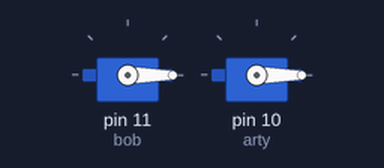
A sketch run on a simulated Arduino Uno, built with avr-gcc and run on an emulated ATmega328P. On the bench: 2 × servo.

Above: at 0.05 s.
At 2.0 s:
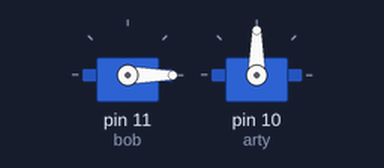
At 3.0 s:
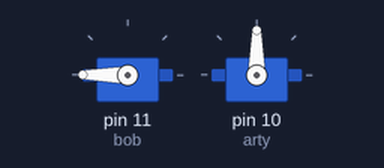
At 4.0 s:
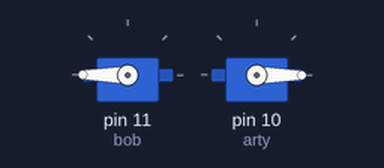
Timing chart, 0 to 6.5 s (numbered marks = the images above):
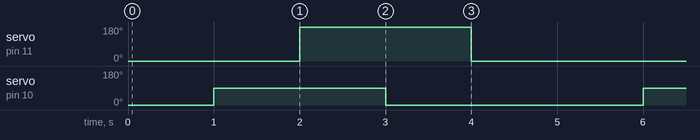

Measured:
- by itself, servo on pin 11 (bob): alternates 180° for 2.0 s and 0° for 3.0 s
- by itself, servo on pin 10 (arty): alternates 90° for 2.0 s and 0° for 3.0 s

The sketch:

square_movement.ino
```cpp
#include <Servo.h>

Servo bob;
Servo arty;

void setup()
{
 bob.attach(11);
 arty.attach(10);
}

void loop()
{
bob.write(0);
arty.write(0);
  delay(1000);

 arty.write(90);
   delay(1000);
  bob.write(180);
   delay(1000);
   arty.write(0);
   delay(1000);
  bob.write(0);
   delay(1000);
}
```
